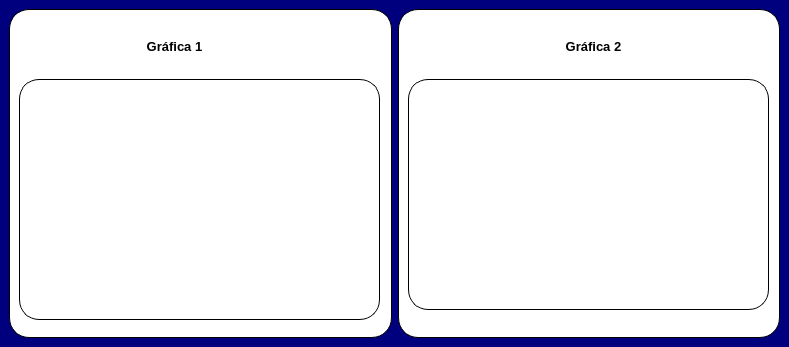
<?xml version="1.0" encoding="UTF-8"?>
<ui version="4.0">
 <class>MainWindow</class>
 <widget class="QMainWindow" name="MainWindow">
  <property name="geometry">
   <rect>
    <x>0</x>
    <y>0</y>
    <width>789</width>
    <height>347</height>
   </rect>
  </property>
  <property name="windowTitle">
   <string>MainWindow</string>
  </property>
  <property name="styleSheet">
   <string notr="true">background-color:rgb(0, 0, 127);</string>
  </property>
  <widget class="QWidget" name="centralwidget">
   <layout class="QHBoxLayout" name="horizontalLayout">
    <item>
     <widget class="QFrame" name="frame">
      <property name="styleSheet">
       <string notr="true">background-color: rgb(255, 255, 255);
border-radius:20px;
border:1px solid#000000;</string>
      </property>
      <property name="frameShape">
       <enum>QFrame::StyledPanel</enum>
      </property>
      <property name="frameShadow">
       <enum>QFrame::Raised</enum>
      </property>
      <widget class="QWidget" name="verticalLayoutWidget">
       <property name="geometry">
        <rect>
         <x>10</x>
         <y>70</y>
         <width>361</width>
         <height>241</height>
        </rect>
       </property>
       <layout class="QVBoxLayout" name="Grafica1"/>
      </widget>
      <widget class="QLabel" name="label">
       <property name="geometry">
        <rect>
         <x>120</x>
         <y>30</y>
         <width>91</width>
         <height>16</height>
        </rect>
       </property>
       <property name="styleSheet">
        <string notr="true">
border:none;
</string>
       </property>
       <property name="lineWidth">
        <number>0</number>
       </property>
       <property name="text">
        <string>&lt;html&gt;&lt;head/&gt;&lt;body&gt;&lt;p&gt;&lt;span style=&quot; font-size:10pt; font-weight:600;&quot;&gt;Gráfica 1&lt;/span&gt;&lt;/p&gt;&lt;/body&gt;&lt;/html&gt;</string>
       </property>
       <property name="alignment">
        <set>Qt::AlignCenter</set>
       </property>
      </widget>
     </widget>
    </item>
    <item>
     <widget class="QFrame" name="frame_2">
      <property name="styleSheet">
       <string notr="true">background-color: rgb(255, 255, 255);
border-radius:20px;
border:1px solid#000000;</string>
      </property>
      <property name="frameShape">
       <enum>QFrame::StyledPanel</enum>
      </property>
      <property name="frameShadow">
       <enum>QFrame::Raised</enum>
      </property>
      <widget class="QWidget" name="verticalLayoutWidget_2">
       <property name="geometry">
        <rect>
         <x>10</x>
         <y>70</y>
         <width>361</width>
         <height>231</height>
        </rect>
       </property>
       <layout class="QVBoxLayout" name="Grafica2"/>
      </widget>
      <widget class="QLabel" name="label_2">
       <property name="geometry">
        <rect>
         <x>150</x>
         <y>30</y>
         <width>91</width>
         <height>16</height>
        </rect>
       </property>
       <property name="styleSheet">
        <string notr="true">
border:none;
</string>
       </property>
       <property name="lineWidth">
        <number>0</number>
       </property>
       <property name="text">
        <string>&lt;html&gt;&lt;head/&gt;&lt;body&gt;&lt;p&gt;&lt;span style=&quot; font-size:10pt; font-weight:600;&quot;&gt;Gráfica 2&lt;/span&gt;&lt;/p&gt;&lt;/body&gt;&lt;/html&gt;</string>
       </property>
       <property name="alignment">
        <set>Qt::AlignCenter</set>
       </property>
      </widget>
     </widget>
    </item>
   </layout>
  </widget>
 </widget>
 <resources/>
 <connections/>
</ui>
